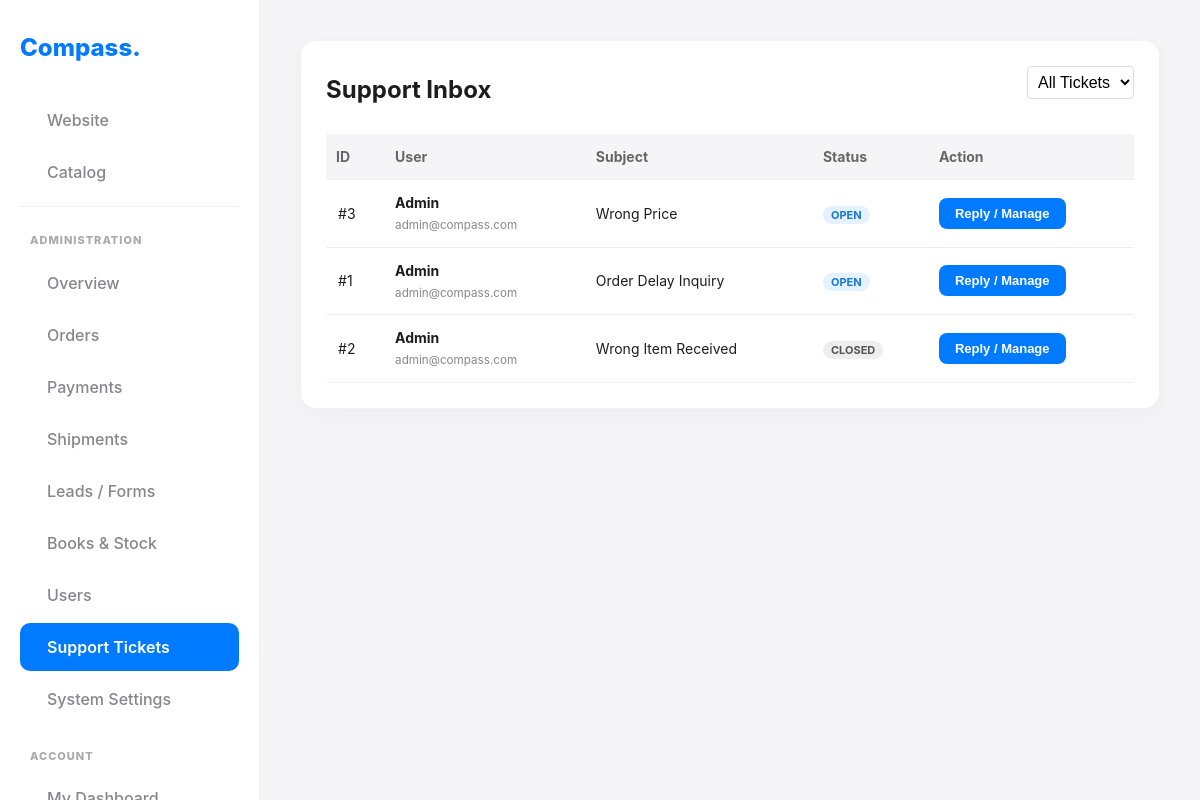
The page /?page=admin_tickets (signed in) on the database its author committed.
### tables this page shows
CREATE TABLE `tickets` (
  `id` int NOT NULL,
  `user_id` int NOT NULL,
  `subject` varchar(255) NOT NULL,
  `message` text NOT NULL,
  `status` enum('open','closed') DEFAULT 'open',
  `created_at` timestamp NULL DEFAULT CURRENT_TIMESTAMP,
  `ai_reply` text,
  `admin_reply` text
);

CREATE TABLE `users` (
  `id` int NOT NULL,
  `name` varchar(100) NOT NULL,
  `email` varchar(100) NOT NULL,
  `password` varchar(255) NOT NULL,
  `role` enum('public','school','admin') DEFAULT 'public',
  `position` varchar(100) DEFAULT NULL,
  `institution` varchar(150) DEFAULT NULL,
  `city` varchar(100) DEFAULT NULL,
  `phone` varchar(20) DEFAULT NULL,
  `address` text,
  `is_banned` tinyint(1) DEFAULT '0',
  `is_approved` tinyint(1) NOT NULL,
  `created_at` timestamp NULL DEFAULT CURRENT_TIMESTAMP
);

### view_admin_tickets.php (the view, shortened to what this page needs)
<?php
$pdo = getDB();
$sql = "SELECT t.*, u.name, u.email FROM tickets t JOIN users u ON t.user_id = u.id WHERE 1=1";
$sql .= " ORDER BY t.created_at DESC";
$tickets = $pdo->query($sql)->fetchAll();
?>
<div class="card">
    <div style="display:flex; justify-content:space-between; align-items:center; margin-bottom:20px;">
        <h2 style="margin:0;">Support Inbox</h2>
        <form method="GET">
            <select name="status" onchange="this.form.submit()" style="padding:6px; border-radius:4px;">
                <option value="">All Tickets</option>
            </select>
        </form>
    </div>
    <div class="responsive-table">
        <table style="width:100%; border-collapse:collapse; font-size:14px;">
            <tr style="background:#f5f5f7; text-align:left; color:#666;">
                <th style="padding:10px;">ID</th>
                <th>User</th>
                <th>Subject</th>
                <th>Status</th>
                <th>Action</th>
            </tr>
            <?php foreach($tickets as $t):
                $t_json = htmlspecialchars(json_encode($t), ENT_QUOTES, 'UTF-8');
            ?>
            <tr style="border-bottom:1px solid #eee;">
                <td style="padding:12px;">#<?php echo $t['id']; ?></td>
                <td><strong><?php echo htmlspecialchars($t['name']); ?></strong><br><small style="color:#888;"><?php echo $t['email']; ?></small></td>
                <td><?php echo htmlspecialchars($t['subject']); ?></td>
                <td>
                    <span style="background:<?php echo $t['status']=='open'?'#e3f2fd':'#eee'; ?>; color:<?php echo $t['status']=='open'?'#1976d2':'#555'; ?>; padding:2px 8px; border-radius:10px; font-size:11px; font-weight:bold;">
                        <?php echo strtoupper($t['status']); ?>
                    </span>
                </td>
                <td>
                    <button onclick="manageTicket(<?php echo $t_json; ?>)" class="btn btn-sm" style="background:#007AFF; color:white;">Reply / Manage</button>
                </td>
            </tr>
            <?php endforeach; ?>
        </table>
    </div>
</div>

### style.css (style rules this page uses)
:root { --primary: #007aff; --primary-dark: #0056b3; --secondary: #5856d6; --accent: #ff2d55; --background: #f5f5f7; --text-main: #1d1d1f; --text-muted: #86868b; --card-bg: #ffffff; --success: #34c759; --sidebar-width: 260px; --header-height: 60px; --radius: 16px; --gradient-hero: linear-gradient(135deg, #007aff 0%, #00c7be 100%); }
* { box-sizing: border-box; }
body { margin: 0; padding: 0; background-color: var(--background); font-family: -apple-system, BlinkMacSystemFont, "Segoe UI", Roboto, Helvetica, Arial, sans-serif; color: var(--text-main); line-height: 1.5; -webkit-font-smoothing: antialiased; scroll-behavior: smooth; }
.btn, .btn-sm { display: inline-flex; align-items: center; justify-content: center; gap: 8px; padding: 12px 24px; background: var(--primary); color: white; border-radius: 12px; border: none; font-weight: 600; font-size: 14px; text-decoration: none; cursor: pointer; transition: transform 0.2s, box-shadow 0.2s; text-align: center; }
.btn-sm { padding: 8px 16px; font-size: 13px; border-radius: 8px; }
.card { background: var(--card-bg); border-radius: var(--radius); padding: 25px; box-shadow: 0 4px 20px rgba(0, 0, 0, 0.04); margin-bottom: 25px; border: 1px solid rgba(0, 0, 0, 0.05); transition: transform 0.3s ease; }
input, select, textarea { width: 100%; padding: 12px; border: 1px solid #ddd; border-radius: 8px; font-size: 16px; background: #fff; margin-bottom: 15px; }
table { width: 100%; border-collapse: collapse; }
th, td { padding: 12px; text-align: left; border-bottom: 1px solid #eee; }

### rows shown on the page
tickets: id "3", user.name "Admin", user.email "admin@compass.com", subject "Wrong Price", status "OPEN"
tickets: id "1", user.name "Admin", user.email "admin@compass.com", subject "Order Delay Inquiry", status "OPEN"
tickets: id "2", user.name "Admin", user.email "admin@compass.com", subject "Wrong Item Received", status "CLOSED"
